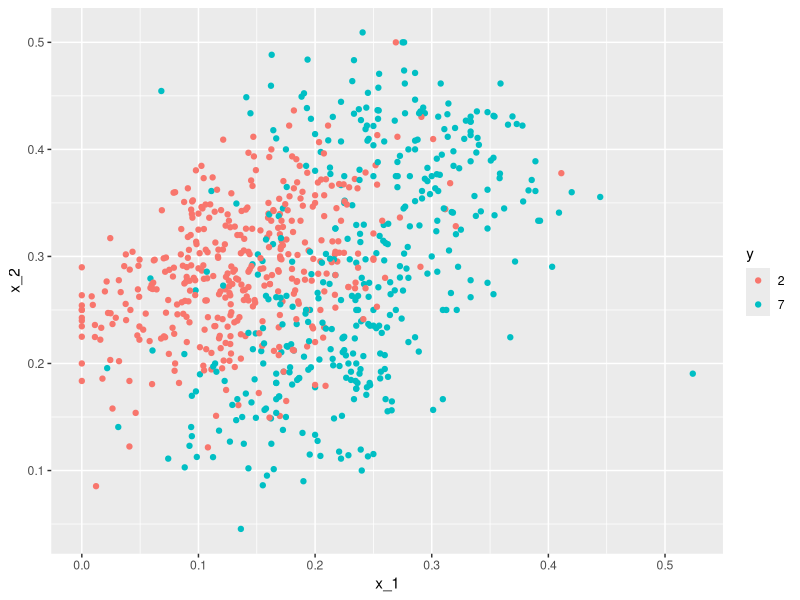

The R source for this figure: (Note: this script raises an error after producing the figure.)
# load the dataset
library(tidyverse)
library(dslabs)
data("mnist_27")

# explore the data by plotting the two predictors
mnist_27$train %>% ggplot(aes(x_1, x_2, color = y)) + geom_point()

# smallest and largest values of x1 and x2
if(!exists("mnist")) mnist <- read_mnist()
is <- mnist_27$index_train[c(which.min(mnist_27$train$x_1), which.max(mnist_27$train$x_1))]
titles <- c("smallest","largest")
tmp <- lapply(1:2, function(i){
  expand.grid(Row=1:28, Column=1:28) %>%  
    mutate(label=titles[i],  
           value = mnist$train$images[is[i],])
})
tmp <- Reduce(rbind, tmp)
p1 <- tmp %>% ggplot(aes(Row, Column, fill=value)) + 
  geom_raster(show.legend = FALSE) + 
  scale_y_reverse() +
  scale_fill_gradient(low="white", high="black") +
  facet_grid(.~label) + 
  geom_vline(xintercept = 14.5) +
  geom_hline(yintercept = 14.5) +
  ggtitle("Largest and smallest x_1")

is <- mnist_27$index_train[c(which.min(mnist_27$train$x_2), which.max(mnist_27$train$x_2))]
titles <- c("smallest","largest")
tmp <- lapply(1:2, function(i){
  expand.grid(Row=1:28, Column=1:28) %>%  
    mutate(label=titles[i],  
           value = mnist$train$images[is[i],])
})
tmp <- Reduce(rbind, tmp)
p2 <- tmp %>% ggplot(aes(Row, Column, fill=value)) + 
  geom_raster(show.legend = FALSE) + 
  scale_y_reverse() +
  scale_fill_gradient(low="white", high="black") +
  facet_grid(.~label) + 
  geom_vline(xintercept = 14.5) +
  geom_hline(yintercept = 14.5) +
  ggtitle("Largest and smallest x_2")
gridExtra::grid.arrange(p1, p2, ncol = 2)

# fit the model
fit <- mnist_27$train %>%
  mutate(y = ifelse(y == 7, 1, 0)) %>%
  lm(y ~ x_1 + x_2, data = .)

# build a decision rule
library(caret)

p_hat < predict(fit, newdata = mnist_27$test, type = "response")
y_hat <- factor(ifelse(p_hat > 0.5, 7, 2))

confusionMatrix(y_hat, mnist_27$test$y)$overall[["Accuracy"]]

# plot the true values
mnist_27$true_p %>% ggplot(aes(x_1, x_2, z = p, fill = p)) +
  geom_raster() +
  scale_fill_gradientn(colors=c("#F8766D", "white", "#00BFC4")) +
  stat_contour(breaks=c(0.5), color="black")

# visual representation of p_hat
p_hat <- predict(fit, newdata = mnist_27$true_p)
p_hat <- scales::squish(p_hat, c(0, 1))
p1 <- mnist_27$true_p %>% mutate(p_hat = p_hat) %>%
  ggplot(aes(x_1, x_2,  z=p_hat, fill=p_hat)) +
  geom_raster() +
  scale_fill_gradientn(colors=c("#F8766D","white","#00BFC4")) +
  stat_contour(breaks=c(0.5), color="black") 

p2 <- mnist_27$true_p %>% mutate(p_hat = p_hat) %>%
  ggplot() +
  stat_contour(aes(x_1, x_2, z=p_hat), breaks=c(0.5), color="black") + 
  geom_point(mapping = aes(x_1, x_2, color=y), data = mnist_27$test) 
gridExtra::grid.arrange(p1, p2, ncol = 2)
